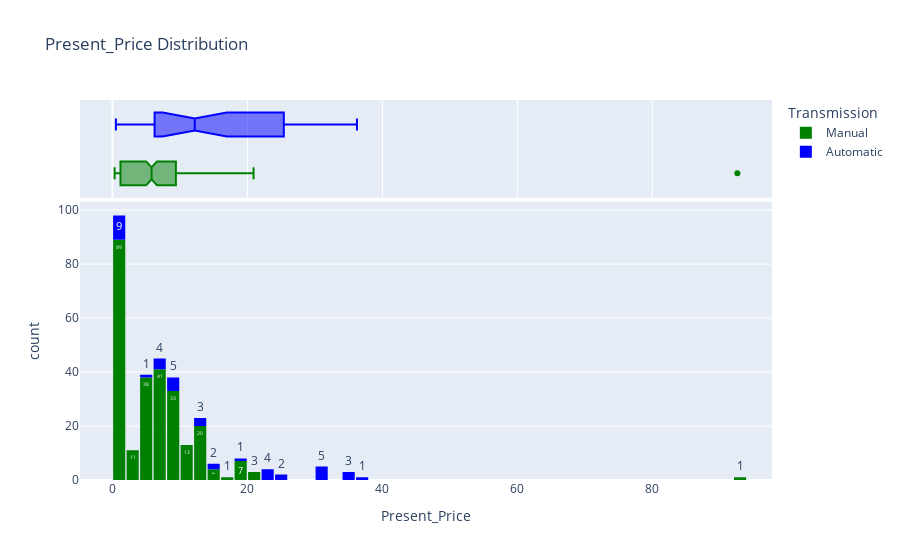

The notebook cell this image was saved under:
### Markdown cell above
#### `Present_Price`

### Code cell
fig = px.histogram(data,x='Present_Price',color='Transmission',color_discrete_sequence=['green','blue'],marginal='box',text_auto=True,title='Present_Price Distribution')
fig.update_layout(bargap=0.1)
fig.show()

### Figure 1 — Plotly figure (JSON) as saved in the notebook; plotly's stock layout.template omitted (floating-point values rounded to 4 significant figures; data arrays with more than 128 entries replaced by an {"elided": "..."} marker saying what was removed)
{"data": [{"alignmentgroup": "True", "bingroup": "x", "hovertemplate": "Transmission=Manual<br>Present_Price=%{x}<br>count=%{y}<extra></extra>", "legendgroup": "Manual", "marker": {"color": "green", "pattern": {"shape": ""}}, "name": "Manual", "offsetgroup": "Manual", "orientation": "v", "showlegend": true, "texttemplate": "%{value}", "type": "histogram", "x": {"elided": "261 float values"}, "xaxis": "x", "yaxis": "y"}, {"alignmentgroup": "True", "hovertemplate": "Transmission=Manual<br>Present_Price=%{x}<extra></extra>", "legendgroup": "Manual", "marker": {"color": "green"}, "name": "Manual", "notched": true, "offsetgroup": "Manual", "showlegend": false, "type": "box", "x": {"elided": "261 float values"}, "xaxis": "x2", "yaxis": "y2"}, {"alignmentgroup": "True", "bingroup": "x", "hovertemplate": "Transmission=Automatic<br>Present_Price=%{x}<br>count=%{y}<extra></extra>", "legendgroup": "Automatic", "marker": {"color": "blue", "pattern": {"shape": ""}}, "name": "Automatic", "offsetgroup": "Automatic", "orientation": "v", "showlegend": true, "texttemplate": "%{value}", "type": "histogram", "x": [9.94, 8.01, 7.87, 12.04, 9.29, 30.61, 30.61, 19.77, 30.61, 15.04, 35.96, 35.96, 35.96, 36.23, 23.15, 12.35, 22.83, 30.61, 25.39, 23.73, 30.61, 22.78, 25.39, 0.51, 0.51, 0.54, 0.51, 0.57, 0.52, 0.58, 0.52, 0.52, 5.7, 6.79, 9.4, 14.79, 6.82, 13.6, 8.5, 7.5], "xaxis": "x", "yaxis": "y"}, {"alignmentgroup": "True", "hovertemplate": "Transmission=Automatic<br>Present_Price=%{x}<extra></extra>", "legendgroup": "Automatic", "marker": {"color": "blue"}, "name": "Automatic", "notched": true, "offsetgroup": "Automatic", "showlegend": false, "type": "box", "x": [9.94, 8.01, 7.87, 12.04, 9.29, 30.61, 30.61, 19.77, 30.61, 15.04, 35.96, 35.96, 35.96, 36.23, 23.15, 12.35, 22.83, 30.61, 25.39, 23.73, 30.61, 22.78, 25.39, 0.51, 0.51, 0.54, 0.51, 0.57, 0.52, 0.58, 0.52, 0.52, 5.7, 6.79, 9.4, 14.79, 6.82, 13.6, 8.5, 7.5], "xaxis": "x2", "yaxis": "y2"}], "layout": {"bargap": 0.1, "barmode": "relative", "legend": {"title": {"text": "Transmission"}, "tracegroupgap": 0}, "title": {"text": "Present_Price Distribution"}, "xaxis": {"anchor": "y", "domain": [0, 1], "title": {"text": "Present_Price"}}, "xaxis2": {"anchor": "y2", "domain": [0, 1], "matches": "x", "showgrid": true, "showticklabels": false}, "yaxis": {"anchor": "x", "domain": [0, 0.7326], "title": {"text": "count"}}, "yaxis2": {"anchor": "x2", "domain": [0.7426, 1], "matches": "y2", "showgrid": false, "showline": false, "showticklabels": false, "ticks": ""}}}
